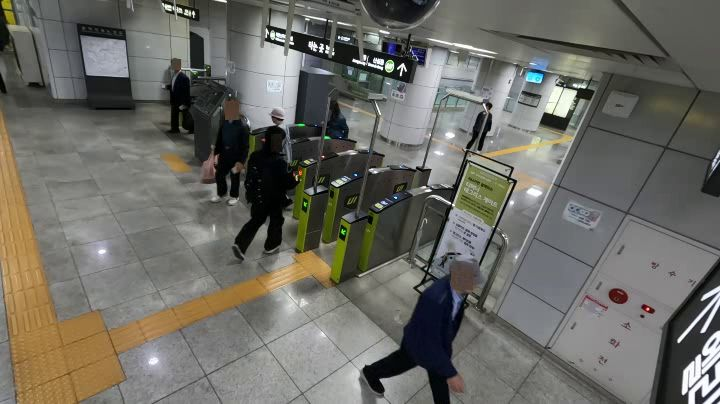
#> input picture 영상데이터/samples/sample_mid.jpg, 720 x 404 px, given in place of GX010193_blurred.MP4, which was not available
$ python detect_one_tile.py
#> lines starting #> are read from the running program, lines starting #| are printed output that depends on the picture; after the words box and inside, x2 and y2 are one past the last pixel; in counts of white or black regions, pixels touching at a corner belong together; long printed decimals are rounded; pictures that were not available may be replaced by others from this repository, and a replacement may not be noted
"""
점자블록 1칸(30cm 정사각형)의 4 코너를 자동 검출.
- 워프된 영역 안에서 점자블록 영역만 추출
- 어두운 경계선(점자블록 사이) Hough Lines 검출
- 격자 교차점 → 한 칸 4 corner 추출
- 그 한 칸을 원본 영상 좌표로 역변환 → 30cm 정사각형으로 호모그래피
"""
import os, sys
try: sys.stdout.reconfigure(encoding="utf-8")
except Exception: pass
import cv2, numpy as np
import matplotlib
matplotlib.use("Agg")
import matplotlib.pyplot as plt
matplotlib.rcParams["font.family"] = "Malgun Gothic"
matplotlib.rcParams["axes.unicode_minus"] = False

VIDEO = r"C:\Users\aaron\tagless\개찰구 촬영 영상\1\GX010193_blurred.MP4"
DIR = r"C:\Users\aaron\tagless\영상데이터"

src = np.load(os.path.join(DIR, "tactile_box.npy")).astype(np.float32)
#> (reads 영상데이터/tactile_box.npy from the repository)

cap = cv2.VideoCapture(VIDEO)
n_total = int(cap.get(cv2.CAP_PROP_FRAME_COUNT))
acc = None; cnt = 0
for idx in [30, n_total//4, n_total//2, 3*n_total//4, n_total-100]:
    cap.set(cv2.CAP_PROP_POS_FRAMES, idx)
    ok, f = cap.read()
    if not ok: continue
    acc = f.astype(np.float32) if acc is None else acc + f.astype(np.float32)
    cnt += 1
#> this loop made 5 passes
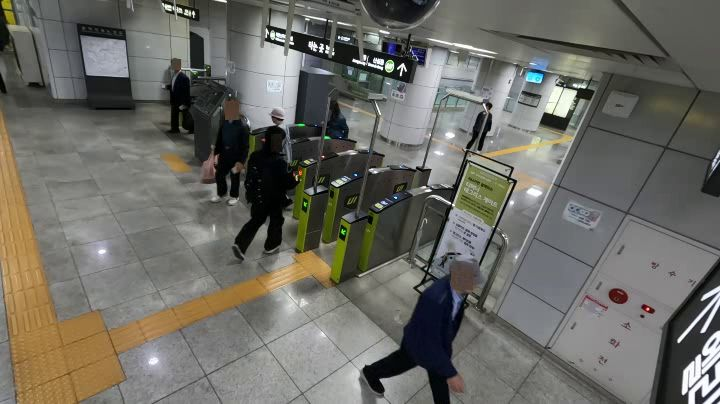
#> input picture 영상데이터/samples/sample_mid.jpg, 720 x 404 px, given in place of GX010193_blurred.MP4, which was not available
#> after the loop, cnt = 5
cap.release()
base = (acc/cnt).astype(np.uint8)
#> base is the input picture: shape (404, 720, 3); mean B, G, R 100, 106.9, 108

# 큰 워프
WARP = 800
warp_dst = np.array([[0,0],[WARP,0],[WARP,WARP],[0,WARP]], dtype=np.float32)
#> warp_dst = [[0, 0], [800, 0], [800, 800], [0, 800]]
H_warp = cv2.getPerspectiveTransform(src, warp_dst)
#> H_warp = [[2.99, 9.16e-17, -2.06e-14], [4.25e-16, 4.45, -1002.1], [2.66e-19, 1.15e-19, 1]]
warped = cv2.warpPerspective(base, H_warp, (WARP, WARP))
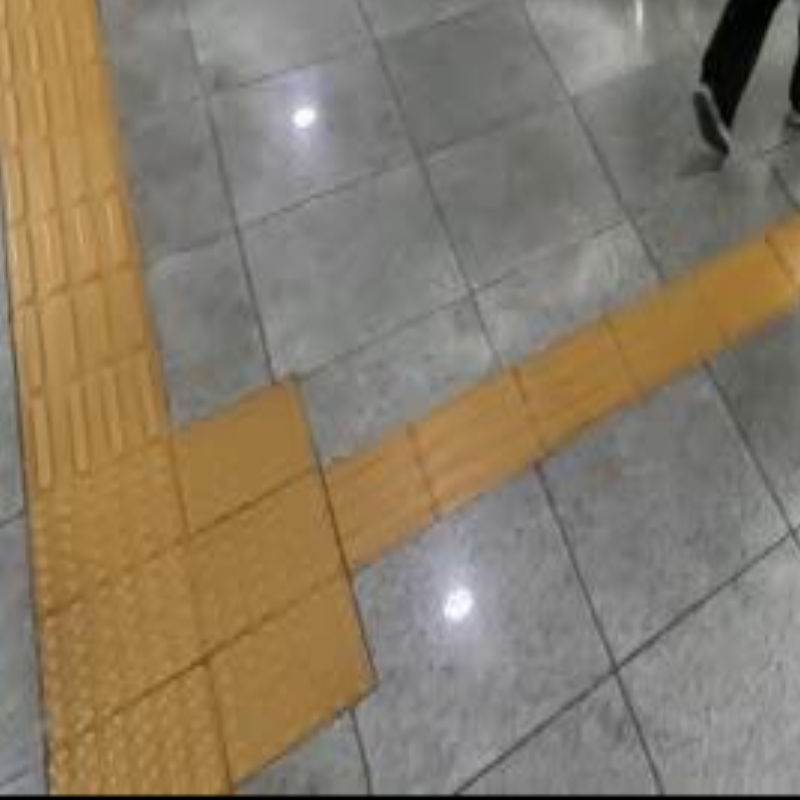
#> warped: shape (800, 800, 3); mean B, G, R 104.6, 124.2, 136.7

# 워프 영상에서 점자블록 색(주황) 마스크
hsv = cv2.cvtColor(warped, cv2.COLOR_BGR2HSV)
#> hsv: shape (800, 800, 3); mean H, S, V 31.7, 55.6, 137.5
mask = cv2.inRange(hsv, (10, 100, 100), (32, 255, 255))
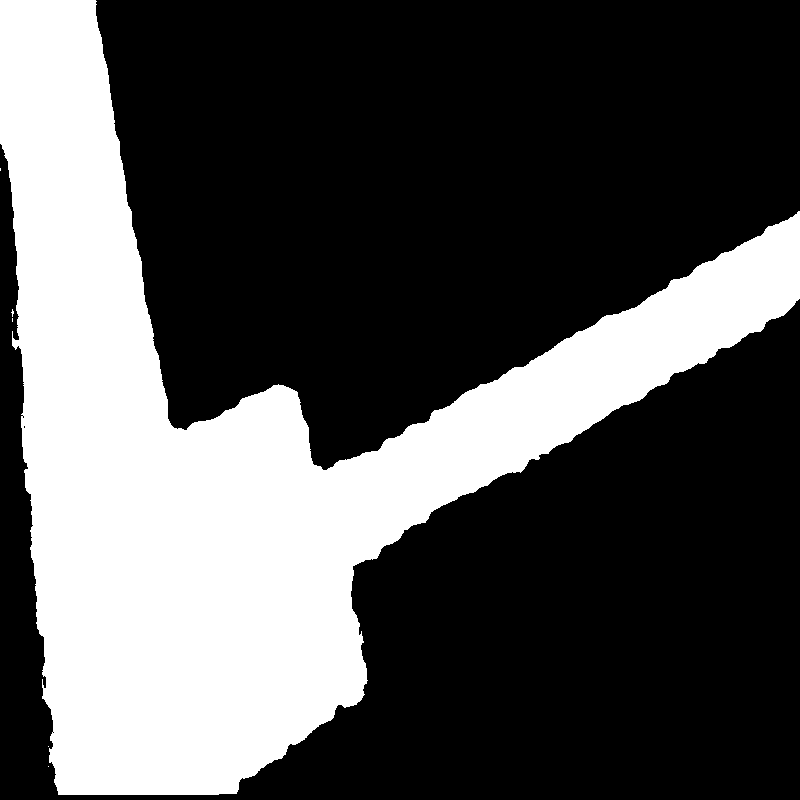
#> mask: shape (800, 800); 32.5% white; 6 white regions (5 under 20 px), largest, box (x1, y1, x2, y2) and area: (0, 0, 800, 795) 207927
k = cv2.getStructuringElement(cv2.MORPH_RECT, (5,5))
mask = cv2.morphologyEx(mask, cv2.MORPH_OPEN, k, iterations=1)
#> mask: shape (800, 800); 32.5% white; 1 white region, box (x1, y1, x2, y2) and area: (0, 0, 800, 795) 207789
mask = cv2.morphologyEx(mask, cv2.MORPH_CLOSE, k, iterations=2)
#> mask: shape (800, 800); 32.5% white; 1 white region, box (x1, y1, x2, y2) and area: (0, 0, 800, 795) 207980

# 점자블록 영역만 grayscale
gray = cv2.cvtColor(warped, cv2.COLOR_BGR2GRAY)
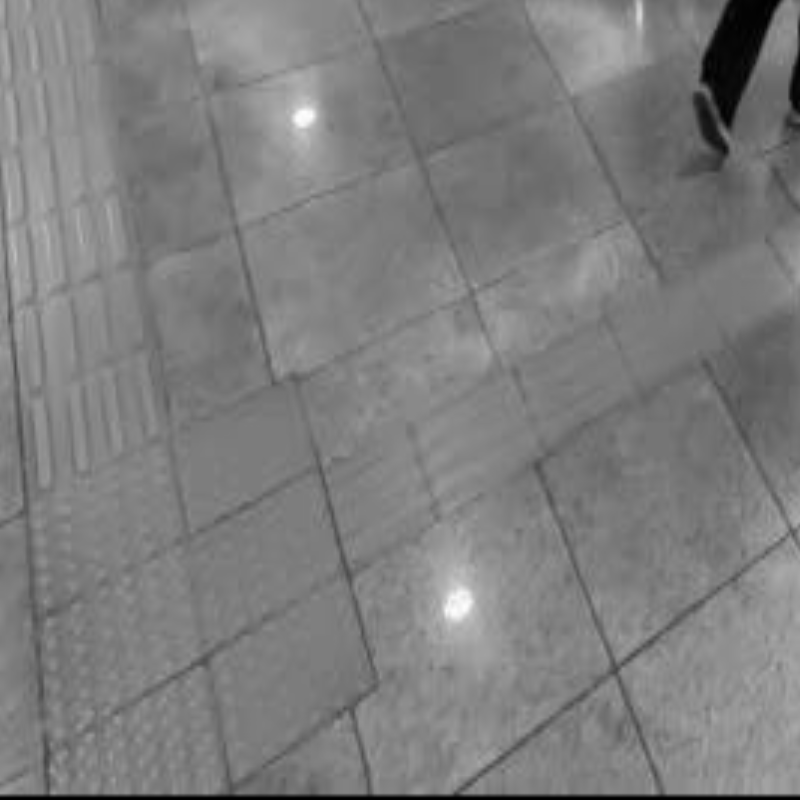
#> gray: shape (800, 800); min 0, max 254, mean 125.6
gray_masked = cv2.bitwise_and(gray, gray, mask=mask)
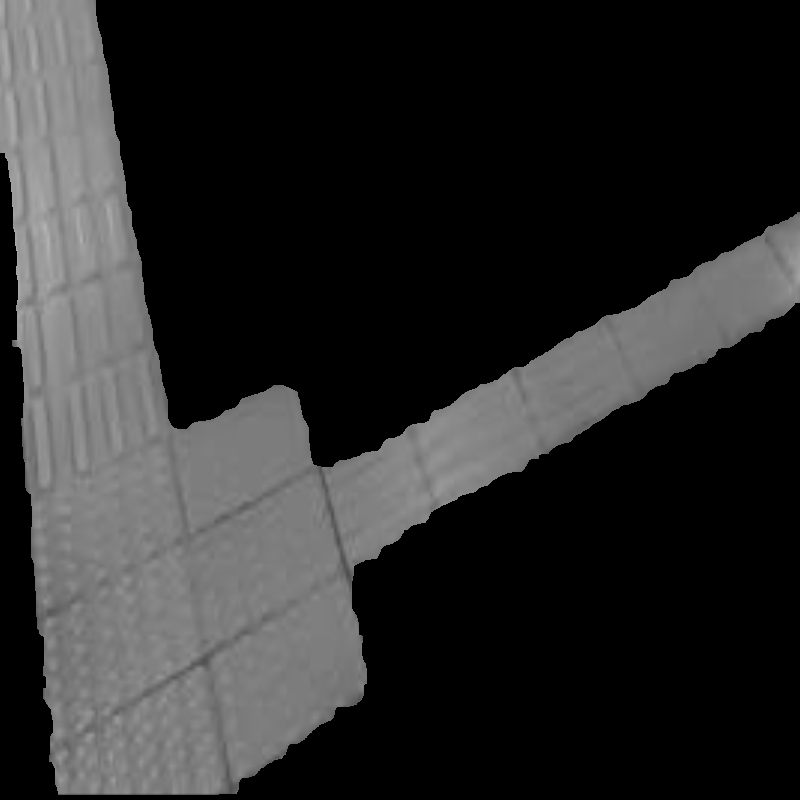
#> gray_masked: shape (800, 800); min 0, max 181, mean 41.8

# Edge 검출
edges = cv2.Canny(gray_masked, 30, 90)
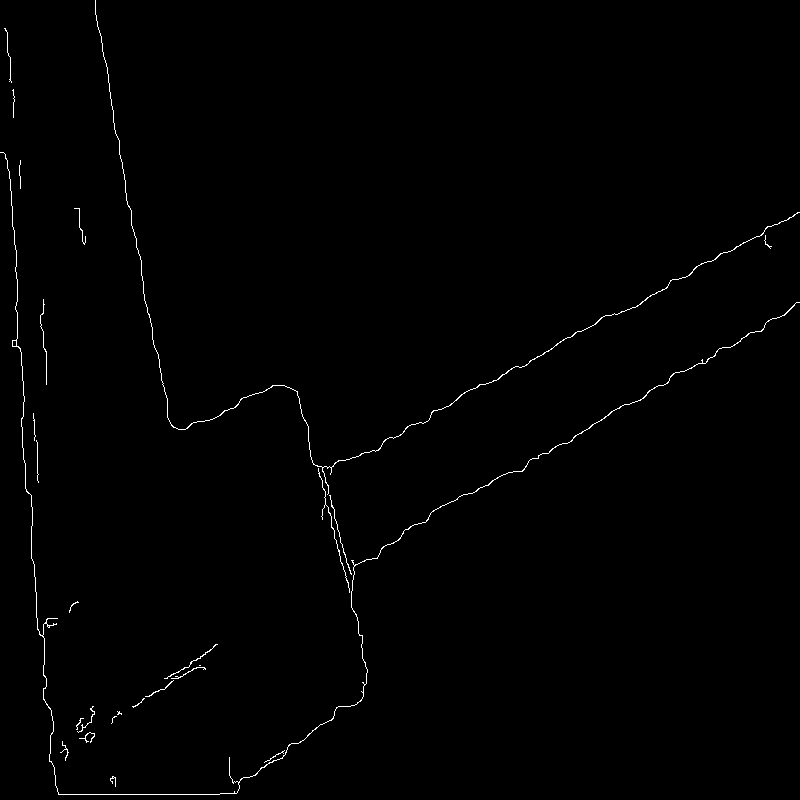
#> edges: shape (800, 800); 0.65% white in thin lines or dots
# 점자블록 사이 경계는 가로/세로 라인 (마스크 안에서)
# HoughLinesP
lines = cv2.HoughLinesP(edges, 1, np.pi/180, threshold=40,
                        minLineLength=40, maxLineGap=5)
#> lines = [[58, 794, 219, 794], [20, 348, 24, 401], [33, 561, 36, 601], [156, 350, 164, 391], [331, 521, 351, 599], [15, 245, 17, 301], [322, 467, 346, 562]]
print(f"detected lines: {0 if lines is None else len(lines)}")
#| detected lines: 7

# 라인 각도 분류 (수직 vs 수평)
horizontals = []   # angle near 0 or 180
verticals = []     # angle near 90
if lines is not None:
    for x1,y1,x2,y2 in lines.reshape(-1, 4):
        ang = np.degrees(np.arctan2(y2-y1, x2-x1))
        ang = abs(ang)
        if ang < 25 or ang > 155:
            horizontals.append((x1,y1,x2,y2))
        elif 65 < ang < 115:
            verticals.append((x1,y1,x2,y2))
#> this loop made 7 passes
#> (x1, y1, x2, y2, ang) on passes 1 to 7: (58, 794, 219, 794, 0), (20, 348, 24, 401, 85.68), (33, 561, 36, 601, 85.71), (156, 350, 164, 391, 78.96), (331, 521, 351, 599, 75.62), (15, 245, 17, 301, 87.95), (322, 467, 346, 562, 75.82)
#> after the loop, horizontals = [(58, 794, 219, 794)]; verticals = [(20, 348, 24, 401), (33, 561, 36, 601), (156, 350, 164, 391), (331, 521, 351, 599), (15, 245, 17, 301), (322, 467, 346, 562)]
print(f"  horizontal lines: {len(horizontals)}")
#|   horizontal lines: 1
print(f"  vertical lines:   {len(verticals)}")
#|   vertical lines:   6

# 수평선의 y 좌표, 수직선의 x 좌표 → 격자 위치
hy = np.array([(l[1]+l[3])/2 for l in horizontals])
#> hy = [794]
vx = np.array([(l[0]+l[2])/2 for l in verticals])
#> vx = [22, 34.5, 160, 341, 16, 334]

# 클러스터링 (인접한 라인 합침)
def cluster_1d(arr, min_gap):
#> called with arr = array of shape (1,), min_gap = 20
    if len(arr) == 0: return np.array([])
    arr = np.sort(arr)
#> arr = [794]
    groups = [[arr[0]]]
#> groups = [[794]]
    for v in arr[1:]:
        if v - groups[-1][-1] < min_gap:
            groups[-1].append(v)
        else:
            groups.append([v])
#> this loop made 0 passes
    return np.array([np.mean(g) for g in groups])

hy_c = cluster_1d(hy, min_gap=20)
#> hy_c = [794]
vx_c = cluster_1d(vx, min_gap=20)
#> the loop in cluster_1d (call 2), `for v in arr[1:]:` made 5 passes
#> v on passes 1 to 5: 22, 34.5, 160, 334, 341
#> vx_c = [24.17, 160, 337.5]
print(f"  unique horizontal y: {len(hy_c)} -> {hy_c}")
#|   unique horizontal y: 1 -> [794.]
print(f"  unique vertical x:   {len(vx_c)} -> {vx_c}")
#|   unique vertical x:   3 -> [ 24.167 160.         337.5       ]

# 인접 격자선 사이 픽셀 거리 → 점자블록 1칸 픽셀 추정
if len(hy_c) >= 2:
    dy = np.diff(hy_c)
    print(f"  cell height candidates (px): {dy}")
if len(vx_c) >= 2:
    dx = np.diff(vx_c)
#> dx = [135.8, 177.5]
    print(f"  cell width candidates (px):  {dx}")
#|   cell width candidates (px):  [135.833 177.5       ]

# 시각화
fig, axes = plt.subplots(2, 2, figsize=(11, 8), dpi=100)
axes[0,0].imshow(cv2.cvtColor(warped, cv2.COLOR_BGR2RGB))
axes[0,0].set_title("워프된 영역")
axes[0,1].imshow(mask, cmap="gray")
axes[0,1].set_title("점자블록 색 마스크")
axes[1,0].imshow(edges, cmap="gray")
for x1,y1,x2,y2 in horizontals: axes[1,0].plot([x1,x2],[y1,y2], color="red", lw=0.5)
#> this loop made 1 pass
for x1,y1,x2,y2 in verticals:   axes[1,0].plot([x1,x2],[y1,y2], color="cyan", lw=0.5)
#> this loop made 6 passes
axes[1,0].set_title(f"Edge + Hough Lines\nh={len(horizontals)} v={len(verticals)}")
axes[1,1].imshow(cv2.cvtColor(warped, cv2.COLOR_BGR2RGB))
for y in hy_c: axes[1,1].axhline(y, color="red", lw=1, alpha=0.7)
#> this loop made 1 pass
for x in vx_c: axes[1,1].axvline(x, color="cyan", lw=1, alpha=0.7)
#> this loop made 3 passes
#> x on passes 1 to 3: 24.17, 160, 337.5
axes[1,1].set_title(f"클러스터 격자선 h={len(hy_c)} v={len(vx_c)}")
fig.tight_layout()
fig.savefig(os.path.join(DIR, "one_tile.png"))
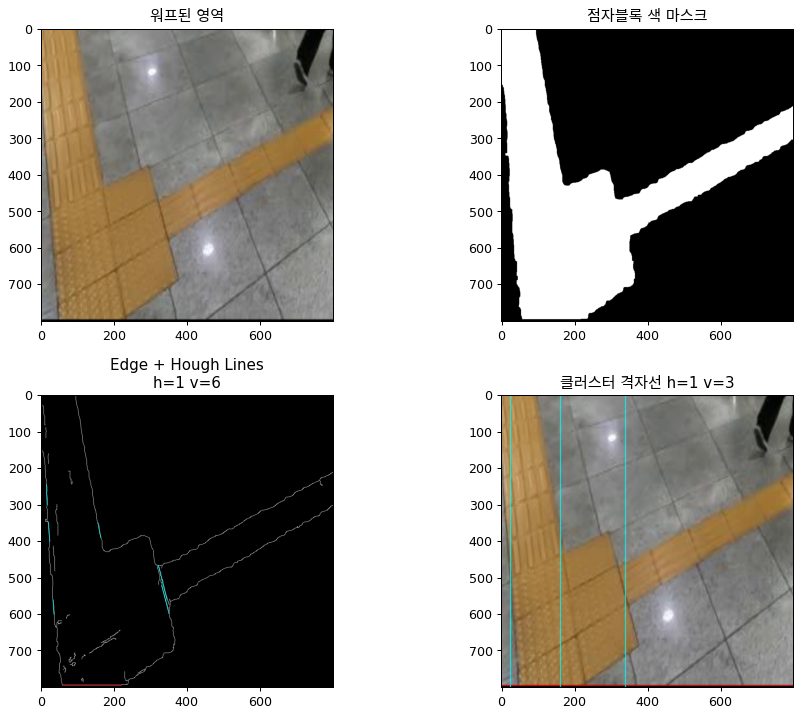
#> figure drawn by matplotlib, 4 panels
print("saved:", os.path.join(DIR, "one_tile.png"))
